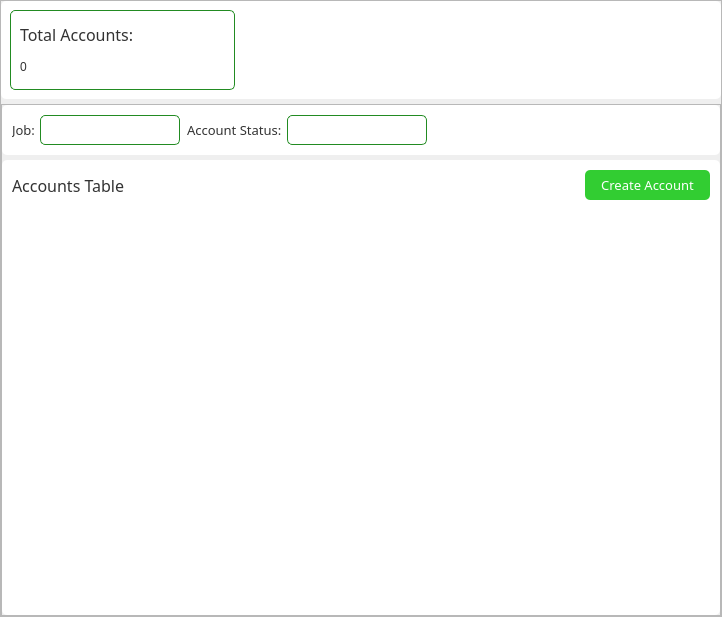
        <widget class="QFrame" name="frame_22">
         <property name="frameShape">
          <enum>QFrame::StyledPanel</enum>
         </property>
         <property name="frameShadow">
          <enum>QFrame::Raised</enum>
         </property>
         <layout class="QVBoxLayout" name="verticalLayout">
          <property name="spacing">
           <number>5</number>
          </property>
          <property name="leftMargin">
           <number>0</number>
          </property>
          <property name="topMargin">
           <number>0</number>
          </property>
          <property name="rightMargin">
           <number>0</number>
          </property>
          <property name="bottomMargin">
           <number>0</number>
          </property>
          <item>
           <widget class="QFrame" name="frame_21">
            <property name="styleSheet">
             <string notr="true">#frame_21{
background-color: #fff;
border-radius: 5px;
}</string>
            </property>
            <property name="frameShape">
             <enum>QFrame::StyledPanel</enum>
            </property>
            <property name="frameShadow">
             <enum>QFrame::Raised</enum>
            </property>
            <layout class="QHBoxLayout" name="horizontalLayout_8">
             <item>
              <widget class="QFrame" name="frame_8">
               <property name="minimumSize">
                <size>
                 <width>225</width>
                 <height>80</height>
                </size>
               </property>
               <property name="maximumSize">
                <size>
                 <width>225</width>
                 <height>80</height>
                </size>
               </property>
               <property name="styleSheet">
                <string notr="true">#frame_8{
background-color: #fff;
border: 1px solid #228B22;
border-radius: 5px;
}
*{
background-color: transparent;
}</string>
               </property>
               <property name="frameShape">
                <enum>QFrame::StyledPanel</enum>
               </property>
               <property name="frameShadow">
                <enum>QFrame::Raised</enum>
               </property>
               <layout class="QVBoxLayout" name="verticalLayout_5">
                <property name="spacing">
                 <number>5</number>
                </property>
                <item>
                 <widget class="QLabel" name="label_12">
                  <property name="sizePolicy">
                   <sizepolicy hsizetype="Fixed" vsizetype="Preferred">
                    <horstretch>0</horstretch>
                    <verstretch>0</verstretch>
                   </sizepolicy>
                  </property>
                  <property name="font">
                   <font>
                    <family>Noto Sans SemiBold</family>
                    <pointsize>12</pointsize>
                    <weight>7</weight>
                    <italic>false</italic>
                    <bold>false</bold>
                   </font>
                  </property>
                  <property name="styleSheet">
                   <string notr="true">font: 63 12pt &quot;Noto Sans SemiBold&quot;;
color: #333333;</string>
                  </property>
                  <property name="text">
                   <string>Total Accounts:</string>
                  </property>
                 </widget>
                </item>
                <item>
                 <widget class="QLabel" name="total_account_label">
                  <property name="sizePolicy">
                   <sizepolicy hsizetype="Fixed" vsizetype="Preferred">
                    <horstretch>0</horstretch>
                    <verstretch>0</verstretch>
                   </sizepolicy>
                  </property>
                  <property name="minimumSize">
                   <size>
                    <width>50</width>
                    <height>0</height>
                   </size>
                  </property>
                  <property name="styleSheet">
                   <string notr="true">font: 87 16pt &quot;Noto Sans Black&quot;;
color: #333333;
</string>
                  </property>
                  <property name="text">
                   <string>0</string>
                  </property>
                 </widget>
                </item>
               </layout>
              </widget>
             </item>
             <item>
              <spacer name="horizontalSpacer">
               <property name="orientation">
                <enum>Qt::Horizontal</enum>
               </property>
               <property name="sizeHint" stdset="0">
                <size>
                 <width>40</width>
                 <height>20</height>
                </size>
               </property>
              </spacer>
             </item>
            </layout>
           </widget>
          </item>
          <item>
           <widget class="QFrame" name="table_cont">
            <property name="minimumSize">
             <size>
              <width>0</width>
              <height>0</height>
             </size>
            </property>
            <property name="styleSheet">
             <string notr="true"/>
            </property>
            <property name="frameShape">
             <enum>QFrame::StyledPanel</enum>
            </property>
            <property name="frameShadow">
             <enum>QFrame::Raised</enum>
            </property>
            <layout class="QVBoxLayout" name="verticalLayout_4">
             <property name="spacing">
              <number>5</number>
             </property>
             <property name="leftMargin">
              <number>0</number>
             </property>
             <property name="topMargin">
              <number>0</number>
             </property>
             <property name="rightMargin">
              <number>0</number>
             </property>
             <property name="bottomMargin">
              <number>0</number>
             </property>
             <item>
              <widget class="QFrame" name="frame_4">
               <property name="styleSheet">
                <string notr="true">#frame_4{
background-color: #fff;
border-radius: 5px;
}
*{
background-color: transparent;
}
QComboBox{
font: 10pt &quot;Noto Sans&quot;;
background-color: #fff;
border: 1px solid #228B22;
border-radius: 5px;
padding: 5px
}
QComboBox::drop-down{
border: none;
background: transparent;
}
QComboBox::down-arrow {
image: none;               
border: none;              
width: 0; height: 0;       
border-left: 5px solid none; 
border-right: 5px solid none;
border-top: 7px solid #228B22; 
margin: 0;
}</string>
               </property>
               <property name="frameShape">
                <enum>QFrame::StyledPanel</enum>
               </property>
               <property name="frameShadow">
                <enum>QFrame::Raised</enum>
               </property>
               <layout class="QHBoxLayout" name="horizontalLayout_4">
                <property name="spacing">
                 <number>5</number>
                </property>
                <item>
                 <widget class="QFrame" name="frame_5">
                  <property name="frameShape">
                   <enum>QFrame::StyledPanel</enum>
                  </property>
                  <property name="frameShadow">
                   <enum>QFrame::Raised</enum>
                  </property>
                  <layout class="QHBoxLayout" name="horizontalLayout_6">
                   <property name="spacing">
                    <number>5</number>
                   </property>
                   <property name="leftMargin">
                    <number>0</number>
                   </property>
                   <property name="topMargin">
                    <number>0</number>
                   </property>
                   <property name="rightMargin">
                    <number>0</number>
                   </property>
                   <property name="bottomMargin">
                    <number>0</number>
                   </property>
                   <item>
                    <widget class="QLabel" name="label_5">
                     <property name="maximumSize">
                      <size>
                       <width>70</width>
                       <height>16777215</height>
                      </size>
                     </property>
                     <property name="font">
                      <font>
                       <family>Noto Sans SemiBold</family>
                       <pointsize>10</pointsize>
                       <weight>7</weight>
                       <italic>false</italic>
                       <bold>false</bold>
                      </font>
                     </property>
                     <property name="styleSheet">
                      <string notr="true">color: #333333;
font: 63 10pt &quot;Noto Sans SemiBold&quot;;</string>
                     </property>
                     <property name="text">
                      <string>Job:</string>
                     </property>
                    </widget>
                   </item>
                   <item>
                    <widget class="QComboBox" name="job_filter">
                     <property name="sizePolicy">
                      <sizepolicy hsizetype="Minimum" vsizetype="Fixed">
                       <horstretch>0</horstretch>
                       <verstretch>0</verstretch>
                      </sizepolicy>
                     </property>
                     <property name="minimumSize">
                      <size>
                       <width>140</width>
                       <height>30</height>
                      </size>
                     </property>
                     <property name="maximumSize">
                      <size>
                       <width>140</width>
                       <height>30</height>
                      </size>
                     </property>
                     <property name="cursor">
                      <cursorShape>PointingHandCursor</cursorShape>
                     </property>
                     <property name="styleSheet">
                      <string notr="true">background-color: #fff;
color: #000;</string>
                     </property>
                    </widget>
                   </item>
                  </layout>
                 </widget>
                </item>
                <item>
                 <widget class="QFrame" name="frame_6">
                  <property name="frameShape">
                   <enum>QFrame::StyledPanel</enum>
                  </property>
                  <property name="frameShadow">
                   <enum>QFrame::Raised</enum>
                  </property>
                  <layout class="QHBoxLayout" name="horizontalLayout_7">
                   <property name="spacing">
                    <number>5</number>
                   </property>
                   <property name="leftMargin">
                    <number>0</number>
                   </property>
                   <property name="topMargin">
                    <number>0</number>
                   </property>
                   <property name="rightMargin">
                    <number>0</number>
                   </property>
                   <property name="bottomMargin">
                    <number>0</number>
                   </property>
                   <item>
                    <widget class="QLabel" name="label_11">
                     <property name="font">
                      <font>
                       <family>Noto Sans SemiBold</family>
                       <pointsize>10</pointsize>
                       <weight>7</weight>
                       <italic>false</italic>
                       <bold>false</bold>
                      </font>
                     </property>
                     <property name="styleSheet">
                      <string notr="true">color: #333333;
font: 63 10pt &quot;Noto Sans SemiBold&quot;;</string>
                     </property>
                     <property name="text">
                      <string>Account Status:</string>
                     </property>
                    </widget>
                   </item>
                   <item>
                    <widget class="QComboBox" name="account_status_filter">
                     <property name="minimumSize">
                      <size>
                       <width>140</width>
                       <height>30</height>
                      </size>
                     </property>
                     <property name="maximumSize">
                      <size>
                       <width>140</width>
                       <height>30</height>
                      </size>
                     </property>
                     <property name="cursor">
                      <cursorShape>PointingHandCursor</cursorShape>
                     </property>
                     <property name="styleSheet">
                      <string notr="true">background-color: #fff;
color: #000;</string>
                     </property>
                    </widget>
                   </item>
                  </layout>
                 </widget>
                </item>
                <item>
                 <spacer name="horizontalSpacer_2">
                  <property name="orientation">
                   <enum>Qt::Horizontal</enum>
                  </property>
                  <property name="sizeHint" stdset="0">
                   <size>
                    <width>40</width>
                    <height>20</height>
                   </size>
                  </property>
                 </spacer>
                </item>
               </layout>
              </widget>
             </item>
             <item>
              <widget class="QFrame" name="frame">
               <property name="styleSheet">
                <string notr="true">#frame{
background-color: #fff;
border-radius: 5px;
}
*{
background-color: transparent;
}</string>
               </property>
               <property name="frameShape">
                <enum>QFrame::StyledPanel</enum>
               </property>
               <property name="frameShadow">
                <enum>QFrame::Raised</enum>
               </property>
               <layout class="QVBoxLayout" name="verticalLayout_8">
                <property name="spacing">
                 <number>5</number>
                </property>
                <property name="leftMargin">
                 <number>9</number>
                </property>
                <property name="topMargin">
                 <number>9</number>
                </property>
                <property name="rightMargin">
                 <number>9</number>
                </property>
                <property name="bottomMargin">
                 <number>9</number>
                </property>
                <item>
                 <widget class="QFrame" name="frame_7">
                  <property name="frameShape">
                   <enum>QFrame::StyledPanel</enum>
                  </property>
                  <property name="frameShadow">
                   <enum>QFrame::Raised</enum>
                  </property>
                  <layout class="QHBoxLayout" name="horizontalLayout_2">
                   <property name="spacing">
                    <number>5</number>
                   </property>
                   <property name="leftMargin">
                    <number>0</number>
                   </property>
                   <property name="topMargin">
                    <number>0</number>
                   </property>
                   <property name="rightMargin">
                    <number>0</number>
                   </property>
                   <property name="bottomMargin">
                    <number>0</number>
                   </property>
                   <item>
                    <widget class="QLabel" name="label">
                     <property name="font">
                      <font>
                       <family>Noto Sans SemiBold</family>
                       <pointsize>12</pointsize>
                       <weight>7</weight>
                       <italic>false</italic>
                       <bold>false</bold>
                      </font>
                     </property>
                     <property name="styleSheet">
                      <string notr="true">font: 63 12pt &quot;Noto Sans SemiBold&quot;;
color: #333333;</string>
                     </property>
                     <property name="text">
                      <string>Accounts Table</string>
                     </property>
                    </widget>
                   </item>
                   <item>
                    <widget class="QPushButton" name="createAccount_btn">
                     <property name="sizePolicy">
                      <sizepolicy hsizetype="Fixed" vsizetype="Fixed">
                       <horstretch>0</horstretch>
                       <verstretch>0</verstretch>
                      </sizepolicy>
                     </property>
                     <property name="minimumSize">
                      <size>
                       <width>125</width>
                       <height>30</height>
                      </size>
                     </property>
                     <property name="maximumSize">
                      <size>
                       <width>125</width>
                       <height>30</height>
                      </size>
                     </property>
                     <property name="font">
                      <font>
                       <family>Noto Sans Black</family>
                       <pointsize>10</pointsize>
                       <weight>10</weight>
                       <italic>false</italic>
                       <bold>false</bold>
                      </font>
                     </property>
                     <property name="cursor">
                      <cursorShape>PointingHandCursor</cursorShape>
                     </property>
                     <property name="styleSheet">
                      <string notr="true">background-color: #32CD32;
font: 87 10pt &quot;Noto Sans Black&quot;;
color: #fff;
border-radius: 5px;</string>
                     </property>
                     <property name="text">
                      <string>Create Account</string>
                     </property>
                    </widget>
                   </item>
                  </layout>
                 </widget>
                </item>
                <item>
                 <widget class="QTableWidget" name="tableWidget">
                  <property name="sizePolicy">
                   <sizepolicy hsizetype="MinimumExpanding" vsizetype="MinimumExpanding">
                    <horstretch>0</horstretch>
                    <verstretch>0</verstretch>
                   </sizepolicy>
                  </property>
                  <property name="minimumSize">
                   <size>
                    <width>700</width>
                    <height>400</height>
                   </size>
                  </property>
                  <property name="font">
                   <font>
                    <family>Noto Sans</family>
                    <pointsize>10</pointsize>
                    <weight>50</weight>
                    <italic>false</italic>
                    <bold>false</bold>
                   </font>
                  </property>
                  <property name="styleSheet">
                   <string notr="true">#tableWidget{
border: none;
background-color: white;
border-radius: 5px;
padding: 10px;
}</string>
                  </property>
                 </widget>
                </item>
               </layout>
              </widget>
             </item>
            </layout>
           </widget>
          </item>
         </layout>
        </widget>
